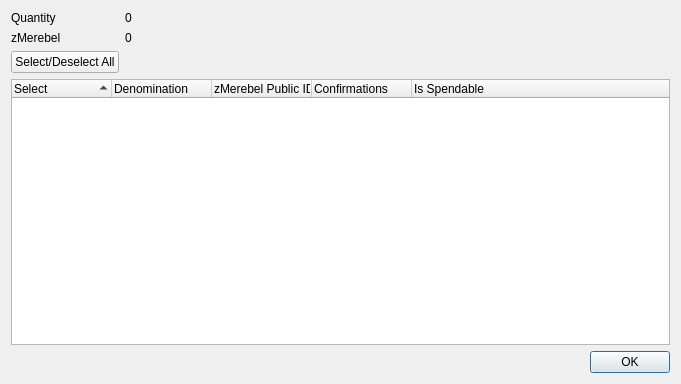
<?xml version="1.0" encoding="UTF-8"?>
<ui version="4.0">
 <class>ZMerebelControlDialog</class>
 <widget class="QDialog" name="ZMerebelControlDialog">
  <property name="geometry">
   <rect>
    <x>0</x>
    <y>0</y>
    <width>681</width>
    <height>384</height>
   </rect>
  </property>
  <property name="minimumSize">
   <size>
    <width>681</width>
    <height>384</height>
   </size>
  </property>
  <property name="windowTitle">
   <string>Select zMerebel to Spend</string>
  </property>
  <layout class="QGridLayout" name="gridLayout">
   <item row="0" column="0">
    <layout class="QFormLayout" name="formLayout">
     <property name="sizeConstraint">
      <enum>QLayout::SetDefaultConstraint</enum>
     </property>
     <item row="0" column="0">
      <widget class="QLabel" name="labelQuantity">
       <property name="text">
        <string>Quantity</string>
       </property>
      </widget>
     </item>
     <item row="0" column="1">
      <widget class="QLabel" name="labelQuantity_int">
       <property name="text">
        <string>0</string>
       </property>
      </widget>
     </item>
     <item row="1" column="0">
      <widget class="QLabel" name="labelZMerebel">
       <property name="text">
        <string>zMerebel</string>
       </property>
      </widget>
     </item>
     <item row="1" column="1">
      <widget class="QLabel" name="labelZMerebel_int">
       <property name="text">
        <string>0</string>
       </property>
      </widget>
     </item>
     <item row="2" column="0">
      <widget class="QPushButton" name="pushButtonAll">
       <property name="text">
        <string>Select/Deselect All</string>
       </property>
      </widget>
     </item>
    </layout>
   </item>
   <item row="1" column="0">
    <layout class="QVBoxLayout" name="verticalLayout">
     <item>
      <widget class="QTreeWidget" name="treeWidget">
       <property name="minimumSize">
        <size>
         <width>0</width>
         <height>250</height>
        </size>
       </property>
       <property name="alternatingRowColors">
        <bool>true</bool>
       </property>
       <property name="sortingEnabled">
        <bool>true</bool>
       </property>
       <property name="columnCount">
        <number>5</number>
       </property>
       <attribute name="headerDefaultSectionSize">
        <number>100</number>
       </attribute>
       <column>
        <property name="text">
         <string notr="true">Select</string>
        </property>
       </column>
       <column>
        <property name="text">
         <string notr="true">Denomination</string>
        </property>
       </column>
       <column>
        <property name="text">
         <string notr="true">zMerebel Public ID</string>
        </property>
       </column>
       <column>
        <property name="text">
         <string notr="true">Confirmations</string>
        </property>
       </column>
       <column>
        <property name="text">
         <string>Is Spendable</string>
        </property>
       </column>
      </widget>
     </item>
     <item>
      <widget class="QDialogButtonBox" name="buttonBox">
       <property name="orientation">
        <enum>Qt::Horizontal</enum>
       </property>
       <property name="standardButtons">
        <set>QDialogButtonBox::Ok</set>
       </property>
      </widget>
     </item>
    </layout>
   </item>
  </layout>
 </widget>
 <resources/>
 <connections>
  <connection>
   <sender>buttonBox</sender>
   <signal>accepted()</signal>
   <receiver>ZMerebelControlDialog</receiver>
   <slot>accept()</slot>
   <hints>
    <hint type="sourcelabel">
     <x>248</x>
     <y>254</y>
    </hint>
    <hint type="destinationlabel">
     <x>157</x>
     <y>274</y>
    </hint>
   </hints>
  </connection>
  <connection>
   <sender>buttonBox</sender>
   <signal>rejected()</signal>
   <receiver>ZMerebelControlDialog</receiver>
   <slot>reject()</slot>
   <hints>
    <hint type="sourcelabel">
     <x>316</x>
     <y>260</y>
    </hint>
    <hint type="destinationlabel">
     <x>286</x>
     <y>274</y>
    </hint>
   </hints>
  </connection>
 </connections>
</ui>
